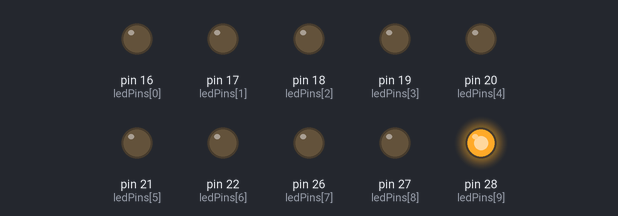
Simulated run of this sketch. Board: Arduino Mega 2560, built with avr-gcc and run on an emulated ATmega2560. Parts: output pins drawn as LEDs (lit = HIGH).

Above: at 0.07 s.
At 0.42 s:
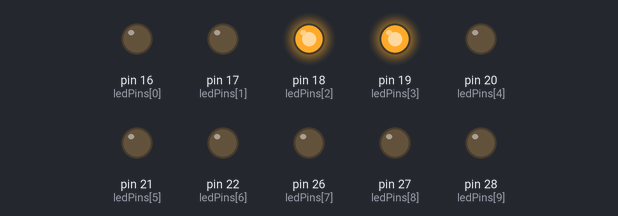
At 0.8 s:
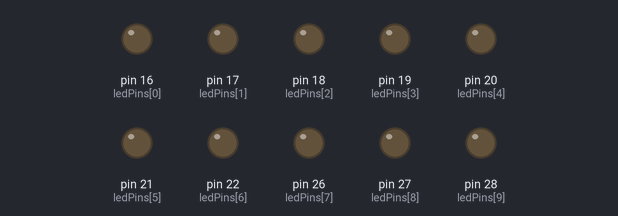
At 1.52 s:
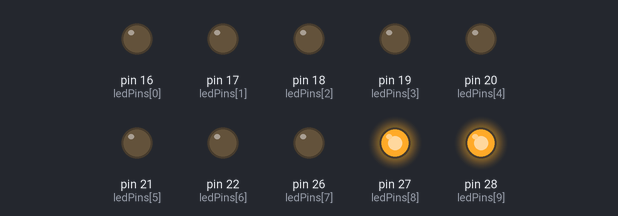
At 2.58 s:
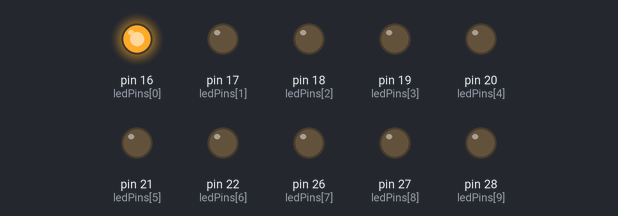
At 4.53 s:
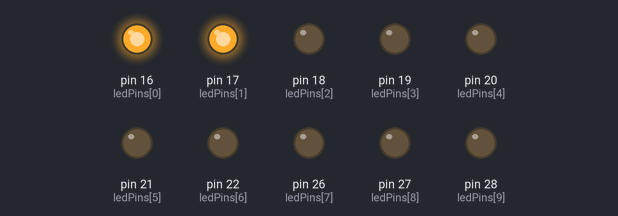
Timing chart, 0 to 4.8 s (numbered marks = the images above):
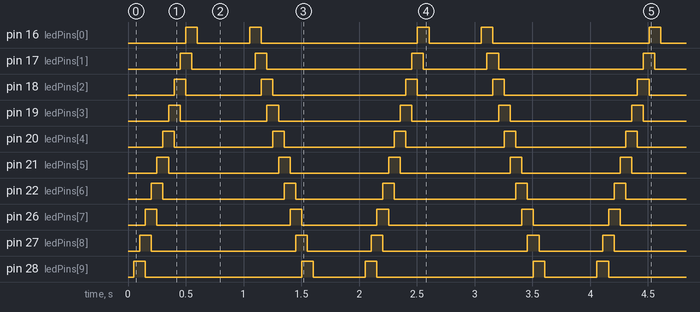

Measured:
- by itself, pin 16 (ledPins[0]): repeats every 2.0 s: LOW 0.45 s, HIGH 0.10 s, LOW 1.4 s, HIGH 0.10 s
- by itself, pin 17 (ledPins[1]): repeats every 2.0 s: LOW 0.55 s, HIGH 0.10 s, LOW 1.3 s, HIGH 0.10 s
- by itself, pin 18 (ledPins[2]): repeats every 2.0 s: LOW 0.65 s, HIGH 0.10 s, LOW 1.2 s, HIGH 0.10 s
- by itself, pin 19 (ledPins[3]): repeats every 2.0 s: LOW 0.75 s, HIGH 0.10 s, LOW 1.1 s, HIGH 0.10 s
- by itself, pin 20 (ledPins[4]): alternates HIGH for 0.10 s and LOW for 0.85 s
- by itself, pin 21 (ledPins[5]): alternates HIGH for 0.10 s and LOW for 0.95 s
- by itself, pin 22 (ledPins[6]): repeats every 2.0 s: LOW 1.1 s, HIGH 0.10 s, LOW 0.75 s, HIGH 0.10 s
- by itself, pin 26 (ledPins[7]): repeats every 2.0 s: LOW 1.2 s, HIGH 0.10 s, LOW 0.65 s, HIGH 0.10 s

The sketch:

pwm_led_bar.ino
```cpp
// const byte ledPins[] = {16, 17, 18, 19, 20, 21, 22, 26, 27, 28}; //define led pins
// const int dutys[] = {0, 0, 0, 0, 0, 0, 0, 0, 0, 0, 4095, 2047, 1023, 512, 256, 128, 64, 32, 16, 8, 0, 0, 0, 0, 0, 0, 0, 0, 0, 0}; //define the pwm dutys
// int ledCounts; //the number of leds

// int delayTimes = 50; //flowing speed ,the smaller, the faster

// void setup() {
//   ledCounts = sizeof(ledPins); //get the led counts
//   for (int i = 0; i < ledCounts; i++) { //setup the pwm channels
//   pinMode(ledPins[i], OUTPUT);
// }
// }
// void loop() {
//   for (int i = 0; i < 20; i++) { //flowing one side to other side
//     for (int j = 0; j < ledCounts; j++) {
//       analogWrite(ledPins[j], map(dutys[i+j], 0, 4095, 0, 255));
//     }
//     delay(delayTimes);
//   }
//   for (int i = 0; i < 20; i++) { //flowing one side to other side
//     for (int j = 0; j < ledCounts; j++) {
//       analogWrite(ledPins[ledCounts - j - 1], map(dutys[i+j], 0, 4095, 0, 255));
//     }
//     delay(delayTimes);
//   }
// }

/* This is an interesting approach...
 but I am going to try it in a way that makes more sense intuitively to me.
 I don't like or understand the need for using map here. It overcomplicates the readability.
*/


const byte ledPins[] = {16, 17, 18, 19, 20, 21, 22, 26, 27, 28}; //define led pins
const byte strengths[] = {0, 0, 0, 0, 0, 0, 0, 0, 0, 0,
  255, 192, 96, 48, 24, 16, 8, 4, 2, 1,
  0, 0, 0, 0, 0, 0, 0, 0, 0, 0, 0, 0};

// 1 for forwards, 0 for backwards
char direction = 1;

/*
 Location is the location of each pin in the sequence of strengths.
 Going forward it is initialized like this:
 [0, 1, 2, 3, 4, 5, 6, 7, 8, 9]
 and backwards like:
 [9, 8, 7, 6, 5, 4, 3, 2, 1]
 And each iteration of the outer loop advances each number by one, so the first pin will get to
 255 first, then the second, and so on, and then decrease, until all pins have gotten 255 and then back down to 0.
 The direction just controls which pin (front/back) gets to go first.
 */

short location[10];

void setup() {
  for (int i = 0; i < 10; i++) { //setup the pwm channels
    pinMode(ledPins[i], OUTPUT);
  }
}

void loop() {

  // One way...
  if(direction){
    for(int i = 0; i < 10; i++){
      location[i] = i;
    }
  } else {
    for(int i = 0; i < 10; i++){
      location[i] = 9-i;
    }
  }

  for(int i = 0; i < 20; i++){
    for(int j = 0; j < 10; j++){
      analogWrite(ledPins[j], strengths[location[j]]);
      location[j] = location[j] + 1;
    }
    delay(50);
  }

  direction = 1-direction;

}
```
